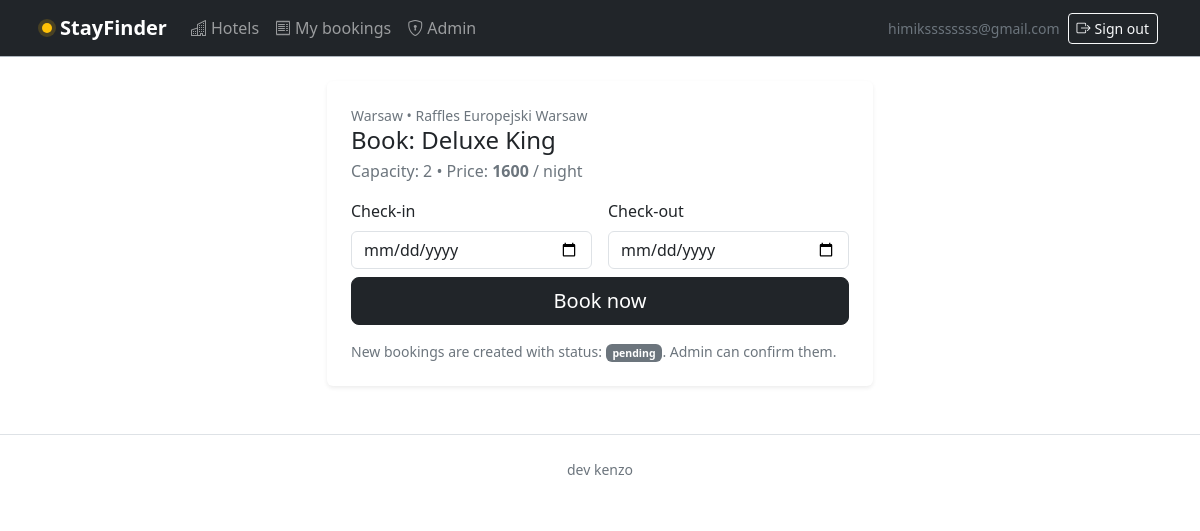
/rooms/1/book (signed in), run on the app's committed database.
### app/models.py (models this page shows, shortened)
class User(UserMixin, db.Model):
    id = db.Column(db.Integer, primary_key=True)
    email = db.Column(db.String(255), unique=True, nullable=False, index=True)
    password_hash = db.Column(db.String(255), nullable=False)
    is_admin = db.Column(db.Boolean, default=False, nullable=False)
    is_email_confirmed = db.Column(db.Boolean, default=False, nullable=False)
    email_confirmed_at = db.Column(db.DateTime, nullable=True)
    created_at = db.Column(db.DateTime, default=datetime.utcnow, nullable=False)
    reservations = db.relationship("Reservation", back_populates="user", cascade="all,delete-orphan")

class Hotel(db.Model):
    id = db.Column(db.Integer, primary_key=True)
    name = db.Column(db.String(180), nullable=False)
    city = db.Column(db.String(120), nullable=False)
    address = db.Column(db.String(255), nullable=True)
    description = db.Column(db.Text, nullable=True)
    highlights = db.Column(db.Text, nullable=True)  # separated by \n
    stars = db.Column(db.Integer, default=5, nullable=False)
    image_url = db.Column(db.String(500), nullable=True)
    created_at = db.Column(db.DateTime, default=datetime.utcnow, nullable=False)
    rooms = db.relationship("Room", back_populates="hotel", cascade="all,delete-orphan")

class Room(db.Model):
    id = db.Column(db.Integer, primary_key=True)
    hotel_id = db.Column(db.Integer, db.ForeignKey("hotel.id"), nullable=False, index=True)
    name = db.Column(db.String(180), nullable=False)
    capacity = db.Column(db.Integer, default=2, nullable=False)
    price_per_night = db.Column(db.Integer, nullable=False)
    description = db.Column(db.Text, nullable=True)
    hotel = db.relationship("Hotel", back_populates="rooms")
    reservations = db.relationship("Reservation", back_populates="room", cascade="all,delete-orphan")

### app/routes.py (the view, shortened to what this page needs)
@main_bp.route("/rooms/<int:room_id>/book", methods=["GET", "POST"])
@login_required
def book_room(room_id):
    room = Room.query.get_or_404(room_id)
    form = BookingForm()
    return render_template("book_room.html", room=room, form=form)

### app/forms.py (shortened to what this page needs)
class BookingForm(FlaskForm):
    check_in = DateField("Check-in", validators=[DataRequired()], format="%Y-%m-%d")
    check_out = DateField("Check-out", validators=[DataRequired()], format="%Y-%m-%d")
    submit = SubmitField("Book now")

### app/models.py (called while the page is built)
@login_manager.user_loader
def load_user(user_id: str):
    return User.query.get(int(user_id))

### app/templates/book_room.html (shortened to what this page needs)
{% extends "base.html" %}
{% block content %}
<div class="row justify-content-center">
  <div class="col-lg-7 col-xl-6">
    <div class="card border-0 shadow-sm">
      <div class="card-body p-4">
        <div class="mb-3">
          <div class="text-secondary small">{{ room.hotel.city }} • {{ room.hotel.name }}</div>
          <h1 class="h4 mb-1">Book: {{ room.name }}</h1>
          <div class="text-secondary">Capacity: {{ room.capacity }} • Price: <b>{{ room.price_per_night }}</b> / night</div>
        </div>
        <form method="post" class="needs-validation" novalidate>
          <div class="row g-3">
            <div class="col-md-6">
              <label class="form-label">{{ form.check_in.label.text }}</label>
              {{ form.check_in(class="form-control", type="date") }}
            </div>
            <div class="col-md-6">
              <label class="form-label">{{ form.check_out.label.text }}</label>
              {{ form.check_out(class="form-control", type="date") }}
            </div>
            <div class="col-12 d-grid mt-2">
              <button class="btn btn-dark btn-lg">{{ form.submit.label.text }}</button>
            </div>
          </div>
        </form>
        <div class="mt-3 text-secondary small">
          New bookings are created with status: <span class="badge text-bg-secondary">pending</span>. Admin can confirm them.
        </div>
      </div>
    </div>
  </div>
</div>
{% endblock %}

### app/templates/base.html (shortened to what this page needs)
<!doctype html>
<html lang="en">
<head>
  <link href="https://cdn.jsdelivr.net/npm/bootstrap@5.3.3/dist/css/bootstrap.min.css" rel="stylesheet">
  <link href="https://cdn.jsdelivr.net/npm/bootstrap-icons@1.11.3/font/bootstrap-icons.min.css" rel="stylesheet">
  <link rel="stylesheet" href="{{ url_for('static', filename='css/styles.css') }}">
</head>
<body>
<nav class="navbar navbar-expand-lg navbar-dark bg-dark border-bottom border-dark-subtle sticky-top">
  <div class="container">
    <a class="navbar-brand fw-semibold d-flex align-items-center gap-2" href="{{ url_for('main.index') }}">
      <span class="brand-dot"></span> StayFinder
    </a>
    <div id="nav" class="collapse navbar-collapse">
      <ul class="navbar-nav me-auto mb-2 mb-lg-0">
        <li class="nav-item"><a class="nav-link" href="{{ url_for('main.index') }}"><i class="bi bi-buildings me-1"></i>Hotels</a></li>
        {% if current_user.is_authenticated %}
          <li class="nav-item"><a class="nav-link" href="{{ url_for('main.my_reservations') }}"><i class="bi bi-receipt me-1"></i>My bookings</a></li>
        {% endif %}
        <li class="nav-item"><a class="nav-link" href="{{ url_for('admin.dashboard') }}"><i class="bi bi-shield-lock me-1"></i>Admin</a></li>
      </ul>
      <ul class="navbar-nav ms-auto align-items-lg-center gap-2">
        {% if current_user.is_authenticated %}
          <li class="nav-item"><span class="navbar-text text-secondary small">{{ current_user.email }}</span></li>
          <li class="nav-item"><a class="btn btn-sm btn-outline-light" href="{{ url_for('auth.logout') }}"><i class="bi bi-box-arrow-right me-1"></i>Sign out</a></li>
        {% endif %}
      </ul>
    </div>
  </div>
</nav>
<main class="container my-4">
  {% block content %}{% endblock %}
</main>
<footer class="site-footer border-top py-4 mt-5">
  <div class="container text-center text-secondary small">
    dev kenzo
  </div>
</footer>
</body>
</html>

### app/static/css/styles.css (style rules this page uses)
:root { --hb-hero1: #0b1220; --hb-hero2: #1b2a4a; --primary1: #2563eb; --primary2: #1d4ed8; }
.brand-dot { width:10px;height:10px;border-radius:999px;background:#ffc107;display:inline-block; box-shadow:0 0 0 4px rgba(255,193,7,.18); }
.site-footer { background: #fff; }

### data on the page
User: email "himikssssssss@gmail.com"
Hotel: hotel.city "Warsaw", hotel.name "Raffles Europejski Warsaw"
Room: name "Deluxe King", capacity "2", price_per_night "1600"
